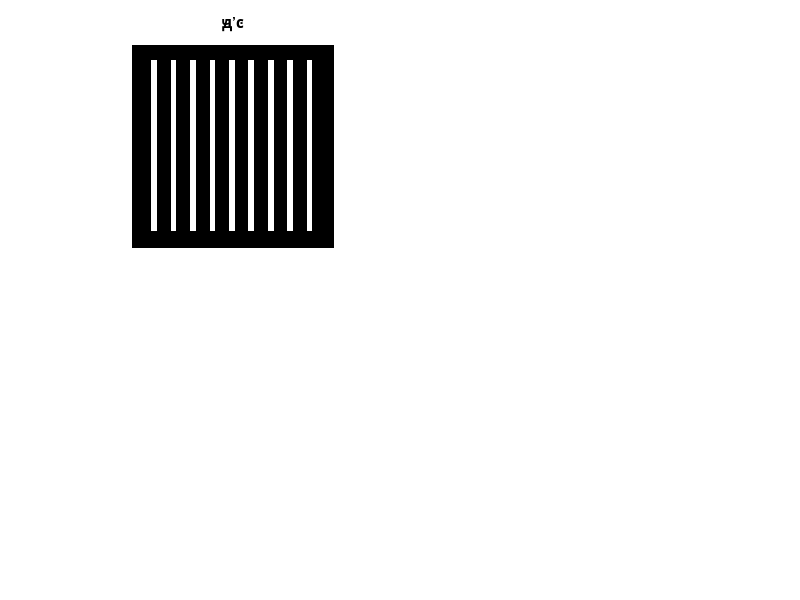

This chart was generated by the following MATLAB code: (Note: this script raises an error after producing the figure.)
G = zeros(250,250);
for i = 25:24:240

    G(20:230,i:i+6)=1;
    
end
subplot(221);
imshow(G);
title('ԭʼͼ')

F = spfilt(G, 'amean', 3, 3 );
subplot(222);
imshow(F);
title('3*3')
F = spfilt(G, 'amean', 5, 5);
subplot(223);
imshow(F);
title('5*5')
F = spfilt(G, 'amean', 9, 9);
subplot(224);
imshow(F);
title('9*9')
